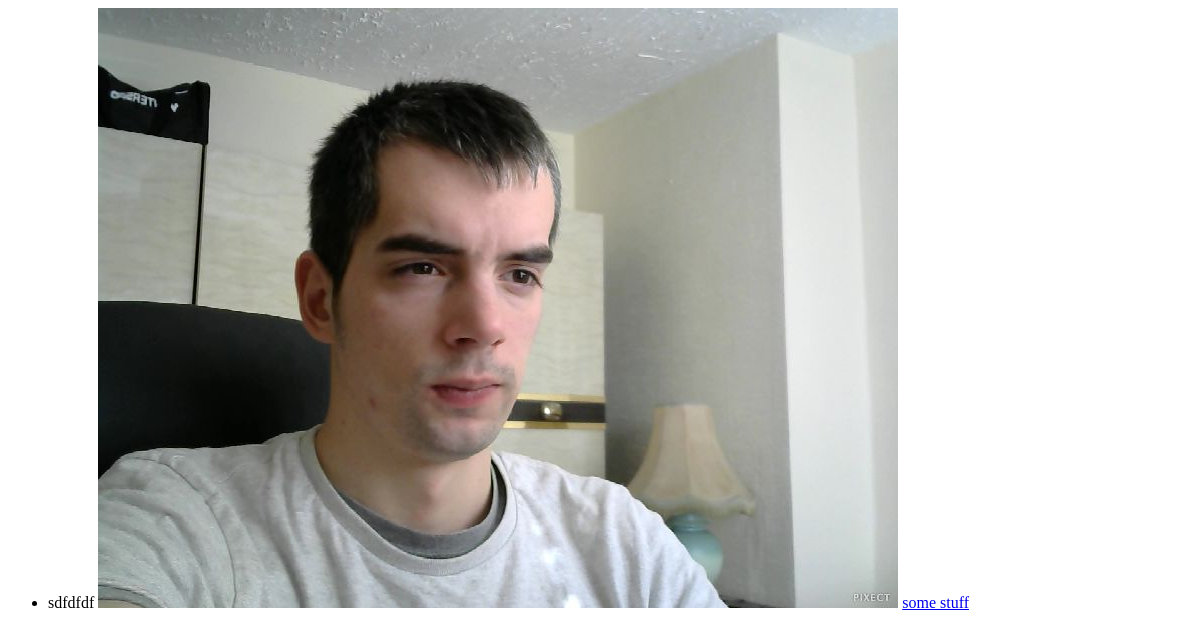
/book, run on an earlier commit of the app's database.
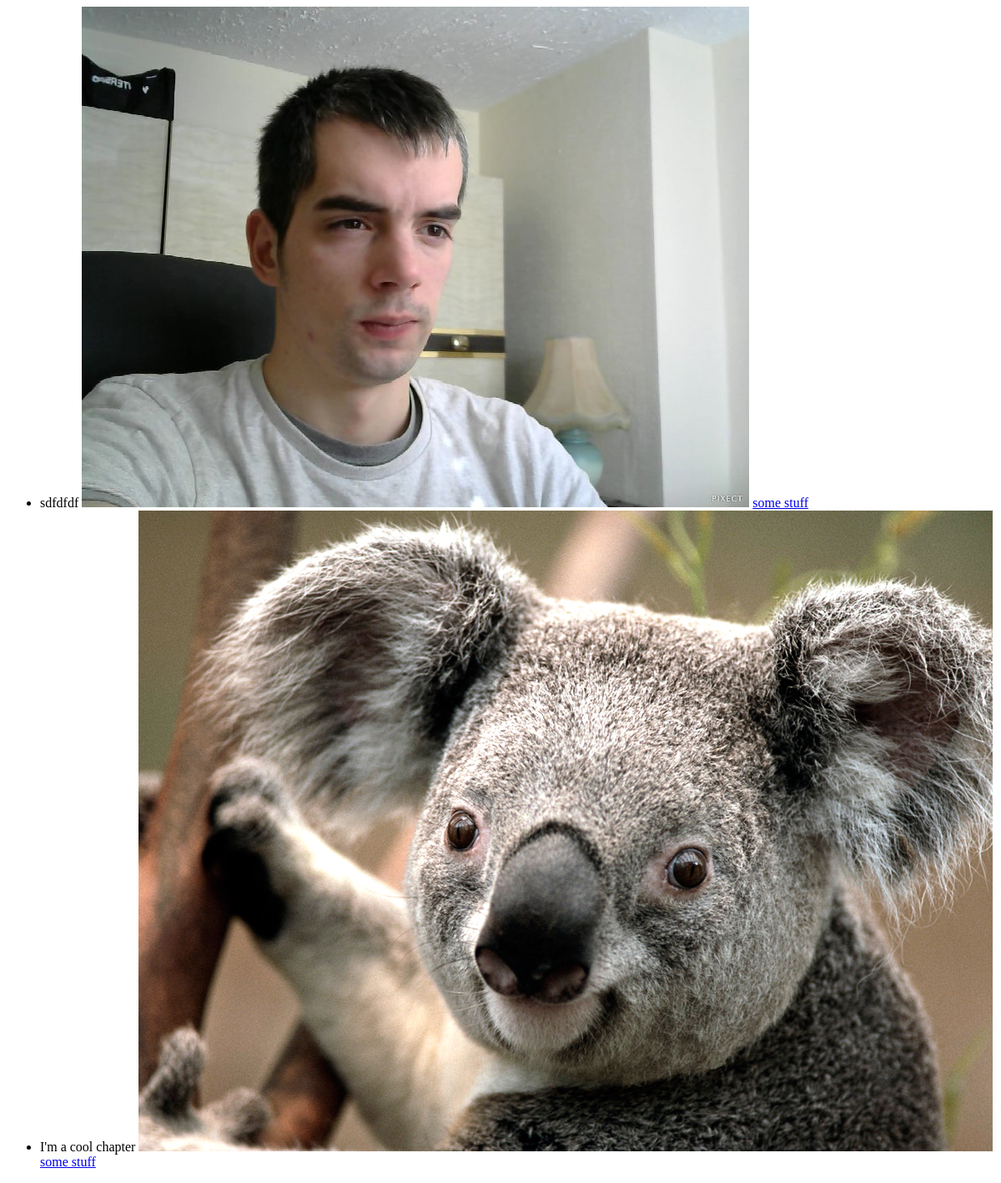
And on a later commit of the database.
### book/models.py (models this page shows, shortened)
class Chapter(models.Model):
	chapter_text=models.TextField()
	chapter_image = models.FileField(upload_to='uploads/')
	create_date = models.DateTimeField('date created')

### book/views.py (the view)
# urls.py: path('', views.home, name='home'),
def home(request):
	template=get_template('book/index.html')
	chapter_list=Chapter.objects.all()
	return HttpResponse(template.render({'chapter_list':chapter_list}))

### book/templates/book/index.html
<ul>
        {% for chapter in chapter_list %}
    <li>
            {{ chapter.chapter_text }}
            <img src = {{chapter.chapter_image}}>
            <a href={% url 'book:detail_chapter' chapter.id %}>some stuff</a>
    </li>
    {% endfor %}
</ul>

What changed in the data, as far as the page shows it:
added Chapter: chapter_text "I'm a cool chapter", chapter_image (picture)
